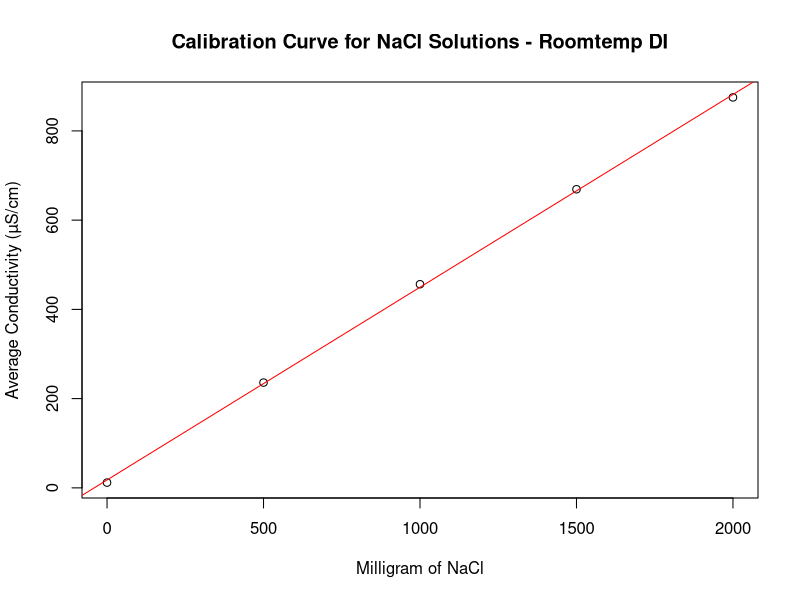

The R script that drew this image:
## ---- chunk 1
#uncomment any of these that you don't already have installed
#install.packages("tidyverse") 
#install.packages("hms")
#install.packages("pracma")

# Load in the packages
library(tidyverse)
library(hms)
library(pracma)
## ---- chunk 2
# create a new dataframe by reading in the csv file DI_roomtemp_intervals_test2.csv
cal <- read_csv("DI_roomtemp_intervals_test2.csv")
## ---- chunk 3
#re-read in the csv with better data organization
cal <- read_csv("DI_roomtemp_intervals_test2.csv",
                skip = 1,
                col_select = 2:4)
## ---- chunk 4
#Clean up column names
colnames(cal)[1] <- "time"
colnames(cal)[2] <- "conductivity_muS_cm"
colnames(cal)[3] <- "temperature_C"
## ---- chunk 5
str(cal)
## ---- chunk 6
# convert time column to datetime
cal$time <- as.POSIXct(cal$time, format = "%m/%d/%y %I:%M:%S %p")
cal$time_only <- as_hms(cal$time)
## ---- chunk 7
summary(cal)
## ---- chunk 8
str(cal)
## ---- chunk 9
#calculate average conductivity from 11:34 to 11:38
# this is 0 g added salt
cal_subset <- cal[
  cal$time_only >= as_hms("11:34:00") & 
  cal$time_only <= as_hms("11:38:00"), ]
avg_0g <- mean(cal_subset$conductivity_muS_cm, na.rm = TRUE)
## ---- chunk 10
#repeat for 11:43 to 11:46
#this is 0.5 g of added salt
cal_subset <- cal[
  cal$time_only >= as_hms("11:43:00") & 
  cal$time_only <= as_hms("11:46:00"), ]
avg_500mg <- mean(cal_subset$conductivity_muS_cm, na.rm = TRUE)
## ---- chunk 11
#repeat for 11:50 to 11:53
#this is 1.0 g of added salt
cal_subset <- cal[
  cal$time_only >= as_hms("11:50:00") & 
  cal$time_only <= as_hms("11:53:00"), ]
avg_1000mg <- mean(cal_subset$conductivity_muS_cm, na.rm = TRUE)
## ---- chunk 12
#repeat for 11:56 to 11:59
#this is 1.5 g of added salt
cal_subset <- cal[
  cal$time_only >= as_hms("11:56:00") & 
  cal$time_only <= as_hms("11:59:00"), ]
avg_1500mg <- mean(cal_subset$conductivity_muS_cm, na.rm = TRUE)
## ---- chunk 13
# repeat for 12:02 to 12:05
#this is 2.0 g of added salt
cal_subset <- cal[
  cal$time_only >= as_hms("12:02:00") & 
  cal$time_only <= as_hms("12:05:00"), ]
avg_2000mg <- mean(cal_subset$conductivity_muS_cm, na.rm = TRUE)
## ---- chunk 14
print(avg_0g)
print(avg_500mg)
print(avg_1000mg)
print(avg_1500mg)
print(avg_2000mg)
## ---- chunk 15
milligram_values <- c(0, 500, 1000, 1500, 2000) #put the salt values into a list
conductivity_values <- c(avg_0g, avg_500mg, avg_1000mg, avg_1500mg, avg_2000mg) #use the average conductivity values we generated earlier and put them into a list
plot(milligram_values, conductivity_values, #use plot() since we are just working with basic x and y variables that are not in the same dataframe
     xlab = "Milligram of NaCl", 
     ylab = "Average Conductivity (µS/cm)",
     main = "Calibration Curve for NaCl Solutions - Roomtemp DI")
## ---- chunk 16
#Linear regression for data
model <- lm(conductivity_values ~ milligram_values)
abline(model, col = "red")
## ---- chunk 17
coef(model)
## ---- chunk 18
#pull out slope and intercept
slope <- coef(model)[2] #pulls out just slope
intercept <- coef(model)[1] #pulls out just intercept
## ---- chunk 19
summary(model)
## ---- chunk 20
print(slope)
print(intercept)
## ---- chunk 21
#display slope and intercept
cat("Slope:", slope, "\n")
cat("Intercept:", intercept, "\n")
